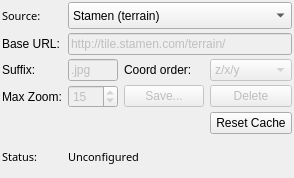
<?xml version="1.0" encoding="UTF-8"?>
<ui version="4.0">
 <class>tile_map_config</class>
 <widget class="QWidget" name="tile_map_config">
  <property name="geometry">
   <rect>
    <x>0</x>
    <y>0</y>
    <width>294</width>
    <height>178</height>
   </rect>
  </property>
  <property name="windowTitle">
   <string>Form</string>
  </property>
  <property name="styleSheet">
   <string notr="true"/>
  </property>
  <layout class="QGridLayout" name="gridLayout">
   <property name="verticalSpacing">
    <number>4</number>
   </property>
   <property name="margin">
    <number>2</number>
   </property>
   <item row="3" column="0">
    <widget class="QLabel" name="label_3">
     <property name="text">
      <string>Base URL:</string>
     </property>
    </widget>
   </item>
   <item row="2" column="0">
    <widget class="QLabel" name="label">
     <property name="font">
      <font>
       <family>Sans Serif</family>
       <pointsize>8</pointsize>
      </font>
     </property>
     <property name="text">
      <string>Source:</string>
     </property>
    </widget>
   </item>
   <item row="4" column="3">
    <widget class="QComboBox" name="coord_order_combo_box">
     <property name="enabled">
      <bool>false</bool>
     </property>
     <property name="sizePolicy">
      <sizepolicy hsizetype="Expanding" vsizetype="Fixed">
       <horstretch>0</horstretch>
       <verstretch>0</verstretch>
      </sizepolicy>
     </property>
     <item>
      <property name="text">
       <string>z/x/y</string>
      </property>
     </item>
     <item>
      <property name="text">
       <string>z/y/x</string>
      </property>
     </item>
     <item>
      <property name="text">
       <string>x/y/z</string>
      </property>
     </item>
     <item>
      <property name="text">
       <string>x/z/y</string>
      </property>
     </item>
     <item>
      <property name="text">
       <string>y/x/z</string>
      </property>
     </item>
     <item>
      <property name="text">
       <string>y/z/x</string>
      </property>
     </item>
    </widget>
   </item>
   <item row="4" column="2">
    <widget class="QLabel" name="label_5">
     <property name="text">
      <string>Coord order:</string>
     </property>
    </widget>
   </item>
   <item row="5" column="0">
    <widget class="QLabel" name="label_6">
     <property name="text">
      <string>Max Zoom:</string>
     </property>
    </widget>
   </item>
   <item row="4" column="0">
    <widget class="QLabel" name="label_4">
     <property name="text">
      <string>Suffix:</string>
     </property>
    </widget>
   </item>
   <item row="4" column="1">
    <widget class="QLineEdit" name="suffix_text">
     <property name="enabled">
      <bool>false</bool>
     </property>
     <property name="maximumSize">
      <size>
       <width>50</width>
       <height>16777215</height>
      </size>
     </property>
     <property name="text">
      <string>.jpg</string>
     </property>
    </widget>
   </item>
   <item row="2" column="1" colspan="3">
    <widget class="QComboBox" name="source_combo">
     <property name="maximumSize">
      <size>
       <width>16777215</width>
       <height>27</height>
      </size>
     </property>
     <property name="editable">
      <bool>false</bool>
     </property>
     <item>
      <property name="text">
       <string>Stamen (terrain)</string>
      </property>
     </item>
     <item>
      <property name="text">
       <string>Stamen (watercolor)</string>
      </property>
     </item>
     <item>
      <property name="text">
       <string>Stamen (toner)</string>
      </property>
     </item>
     <item>
      <property name="text">
       <string>Custom...</string>
      </property>
     </item>
    </widget>
   </item>
   <item row="3" column="1" colspan="3">
    <widget class="QLineEdit" name="base_url_text">
     <property name="enabled">
      <bool>false</bool>
     </property>
     <property name="text">
      <string>http://tile.stamen.com/terrain/</string>
     </property>
    </widget>
   </item>
   <item row="8" column="0">
    <widget class="QLabel" name="label_2">
     <property name="font">
      <font>
       <family>Sans Serif</family>
       <pointsize>8</pointsize>
      </font>
     </property>
     <property name="text">
      <string>Status:</string>
     </property>
    </widget>
   </item>
   <item row="5" column="1">
    <widget class="QSpinBox" name="max_zoom_spin_box">
     <property name="enabled">
      <bool>false</bool>
     </property>
     <property name="sizePolicy">
      <sizepolicy hsizetype="Expanding" vsizetype="Fixed">
       <horstretch>0</horstretch>
       <verstretch>0</verstretch>
      </sizepolicy>
     </property>
     <property name="maximumSize">
      <size>
       <width>50</width>
       <height>16777215</height>
      </size>
     </property>
     <property name="value">
      <number>15</number>
     </property>
    </widget>
   </item>
   <item row="6" column="3">
    <widget class="QPushButton" name="reset_cache_button">
     <property name="text">
      <string>Reset Cache</string>
     </property>
    </widget>
   </item>
   <item row="8" column="1" colspan="3">
    <widget class="QLabel" name="status">
     <property name="font">
      <font>
       <family>Sans Serif</family>
       <pointsize>8</pointsize>
      </font>
     </property>
     <property name="styleSheet">
      <string notr="true"/>
     </property>
     <property name="text">
      <string>Unconfigured</string>
     </property>
     <property name="wordWrap">
      <bool>true</bool>
     </property>
    </widget>
   </item>
   <item row="5" column="2">
    <widget class="QPushButton" name="save_button">
     <property name="enabled">
      <bool>false</bool>
     </property>
     <property name="text">
      <string>Save...</string>
     </property>
    </widget>
   </item>
   <item row="5" column="3">
    <widget class="QPushButton" name="delete_button">
     <property name="enabled">
      <bool>false</bool>
     </property>
     <property name="text">
      <string>Delete</string>
     </property>
    </widget>
   </item>
  </layout>
 </widget>
 <resources/>
 <connections/>
</ui>
